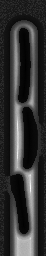
#> input picture presentation images/synth_00000_pmc_0.0655.png, 46 x 256 px, found by its file name
$ jupyter execute --allow-errors try_threshold_on_pc.ipynb   (shell and % lines are left out)
#> lines starting #> are read from the running program, lines starting #| are printed output that depends on the picture; after the words box and inside, x2 and y2 are one past the last pixel; in counts of white or black regions, pixels touching at a corner belong together
[cell 1]
from PIL import Image
import numpy as np
import matplotlib.pyplot as plt
import cv2 as cv
from skimage.util.shape import view_as_windows
from skimage.morphology import binary_erosion, binary_closing, binary_dilation

[cell 2]
hr = cv.imread("C:/Users/robho/OneDrive/Desktop/Uni_Work/Year_4/project2/superres/third_trial/omnipose_training/test/pmc_0.0728/convolutions/synth_00005_pmc_0.0728.tif",cv.IMREAD_GRAYSCALE)
lr = cv.imread("C:/Users/robho/OneDrive/Desktop/Uni_Work/Year_4/project2/superres/third_trial/omnipose_training/test/pmc_0.3276/convolutions/synth_00005_pmc_0.3276.tif",cv.IMREAD_GRAYSCALE)
ulr = cv.imread("C:/Users/robho/OneDrive/Desktop/Uni_Work/Year_4/project2/superres/third_trial/omnipose_training/test/pmc_0.3276_linear/synth_00005_pmc_0.3276.png",cv.IMREAD_GRAYSCALE)
srcnn = cv.imread("C:/Users/robho/OneDrive/Desktop/Uni_Work/Year_4/project2/superres/third_trial/omnipose_training/test/pmc_0.3276_linear_SR/synth_00005_pmc_0.3276.png",cv.IMREAD_GRAYSCALE)
rcan = cv.imread("C:/Users/robho/OneDrive/Desktop/Uni_Work/Year_4/project2/superres/third_trial/omnipose_training/test/pmc_0.3276_linear_RCAN/synth_00005_pmc_0.3276.png",cv.IMREAD_GRAYSCALE)

#> (a cell that did not finish here is left out)

[cell 4]
fig, axs = plt.subplots(1,5,figsize=[10,5])
#> (the rest of this cell did not finish here and is left out)

[cell 5]
img_path = "C:/Users/robho/OneDrive/Desktop/Uni_Work/Year_4/project2/superres/second_trial/SR_training/test/pmc_0.0655_cubic/synth_00000_pmc_0.0655.png"

[cell 6]
img = cv.imread(img_path, cv.IMREAD_GRAYSCALE)
#> img is the input picture: shape (256, 46); min 0, max 255, mean 50.3
# global thresholding
# ret1,th1 = cv.threshold(img,0,255,cv.THRESH_OTSU)
# Otsu's thresholding
ret2,th2 = cv.threshold(img,0,255,cv.THRESH_BINARY+cv.THRESH_OTSU)
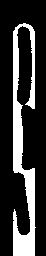
#> th2: shape (256, 46); 21.5% white; 1 white region, box (x1, y1, x2, y2) and area: (13, 23, 36, 256) 2526
#> ret2 = 80
ret1,th1 = cv.threshold(img,80,255,cv.THRESH_BINARY)


fig, axs = plt.subplots(2,3,figsize=[10,6],gridspec_kw={'width_ratios': [1, 1, 4]})
axs[0][0].imshow(img,'gray')
axs[0][1].imshow(th1,'gray')
axs[0][2].hist(img.ravel(),256,label="hist")
axs[0][2].hist([0]+[255]+[ret1]*350,256,color="red",label=f"threshold 1: {ret1}")
axs[0][2].legend()
axs[1][0].imshow(img,'gray')
axs[1][1].imshow(th2,'gray')
axs[1][2].hist(img.ravel(),256,label="hist")
axs[1][2].hist([0]+[255]+[80]*350,256,color="red",label=f"threshold 2: {ret2}")
axs[1][2].legend()
fig.tight_layout()
plt.show()
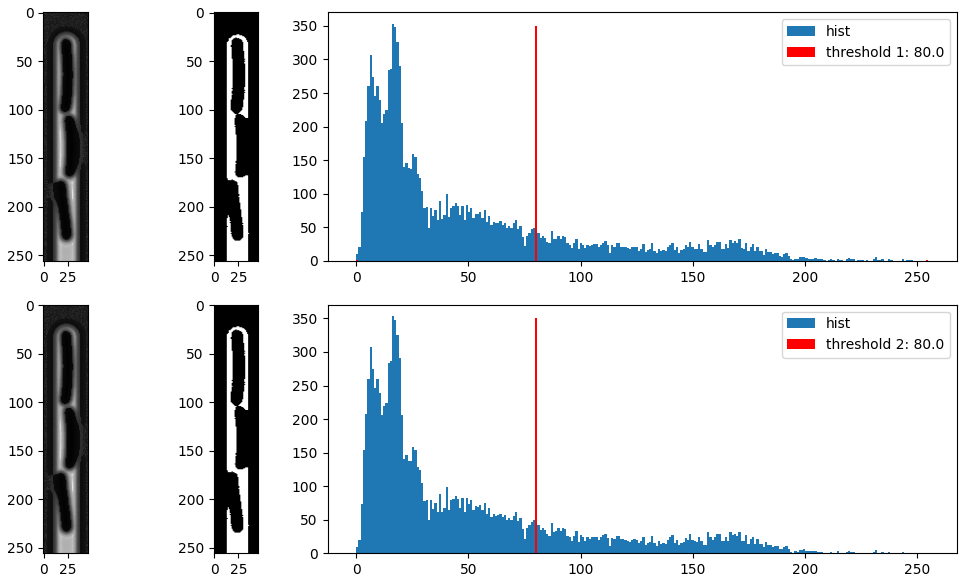
#> figure drawn by matplotlib, 6 panels; panel 3: tallest bar 353 high, from x = 15.94 to 16.93; panel 3: tallest bar 350 high, from x = 79.69 to 80.68; panel 6: tallest bar 353 high, from x = 15.94 to 16.93; panel 6: tallest bar 350 high, from x = 79.69 to 80.68

[cell 7]
img = cv.imread(img_path, cv.IMREAD_GRAYSCALE)
assert img is not None, "file could not be read, check with os.path.exists()"
# find normalized_histogram, and its cumulative distribution function
hist = cv.calcHist([img],[0],None,[256],[0,256])
#> hist = 256 values, max 353 at index 16, min 0 at index 210, mean 46
hist_norm = hist.ravel()/hist.sum()
#> hist_norm = 256 values, max 0.03 at index 16, min 0 at index 210, mean 0.00391
Q = hist_norm.cumsum()
#> Q = 256 values from 0.000849 to 1
bins = np.arange(256)
fn_min = np.inf
thresh = -1
fn_list_list = []
v_list = []
for i in range(1,256):
    fn_list = []
    for j in range(1,i+1):
        fn_list.append(-1)
    for j in range(i+1,256):
        p1,p2,p3 = np.hsplit(hist_norm,[i,j]) # probabilities
        q1,q2,q3 = Q[i],Q[j]-Q[i],Q[255]-Q[j] # cum sum of classes
        b1,b2,b3 = np.hsplit(bins,[i,j]) # weights
        # finding means and variances
        m1,m2,m3 =  0 if q1 == 0 else np.sum(p1*b1)/q1, 0 if q2 == 0 else np.sum(p2*b2)/q2, 0 if q3 == 0 else np.sum(p3*b3)/q3
        v1,v2,v3 = 0 if q1 == 0 else np.sum(((b1-m1)**2)*p1)/q1, 0 if q2 == 0 else np.sum(((b2-m2)**2)*p2)/q2, 0 if q3 == 0 else np.sum(((b3-m3)**2)*p3)/q3
        # v_list.append([v1,v2])
        # calculates the minimization function
        fn = v1*q1 + v2*q2 + v3*q3
        fn_list.append(fn)
        if fn < fn_min:
            fn_min = fn
            thresh1 = i
            thresh2 = j
    fn_list_list.append(fn_list)
#> after the loop, fn_list_list = 255 items; fn_min = 253; thresh1 = 46; thresh2 = 113

[cell 8]
fn_array = np.array(fn_list_list)
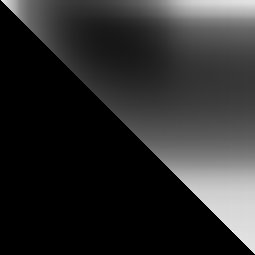
#> fn_array: shape (255, 255) float64; min -1, max 2797.7, mean 481.5; drawn with min black and max white

[cell 9]
fn_array[fn_array == -1] = np.max(fn_array)
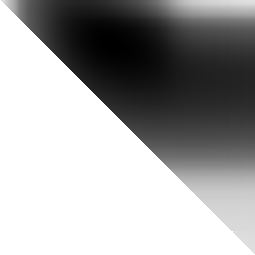
#> fn_array: shape (255, 255) float64; min 253, max 2797.7, mean 1886.3; drawn with min black and max white

[cell 10]
plt.pcolor(fn_array)
plt.ylabel("threshold1")
plt.xlabel("threshold2")
plt.colorbar()
plt.show()

[cell 11]
thresh1, thresh2 = 43, 111
# thresh1, thresh2 = 30, 100
img = cv.imread(img_path, cv.IMREAD_GRAYSCALE)
# global thresholding
# ret1,th1 = cv.threshold(img,0,255,cv.THRESH_OTSU)
# Otsu's thresholding
ret1,th1 = cv.threshold(img,thresh1,255,cv.THRESH_BINARY)
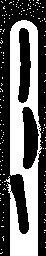
#> th1: shape (256, 46); 40.1% white; 155 white regions (154 under 20 px), largest, box (x1, y1, x2, y2) and area: (7, 20, 42, 256) 4503
#> ret1 = 43
ret2,th2 = cv.threshold(img,thresh2,255,cv.THRESH_BINARY_INV)
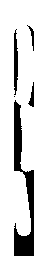
#> th2: shape (256, 46); 86.1% white; 5 black regions (1 under 20 px), largest, box (x1, y1, x2, y2) and area: (14, 100, 34, 256) 1304, (14, 29, 18, 95) 205, (28, 82, 34, 107) 73, (27, 25, 34, 51) 54
#> ret2 = 111
# th3 = np.logical_and(binary_dilation(binary_dilation(th1))*255==255,th2==255)
th3 = np.logical_and(th1==255,th2==255)
#> th3: shape (256, 46) bool; 26.2% white; 155 white regions (154 under 20 px), largest, box (x1, y1, x2, y2) and area: (7, 20, 42, 256) 2866

fig, axs = plt.subplots(1,4,figsize=[8,3],gridspec_kw={'width_ratios': [1,1,1,1]})
axs[0].imshow(img,'gray')
axs[0].set_title("original")
axs[1].imshow(th1,'gray')
axs[1].set_title("threshold 1")
axs[2].imshow(th2,'gray')
axs[2].set_title("threshold 2")
axs[3].imshow(th3,'gray')
axs[3].set_title("logical AND")
# axs[4].set_title("histogram of pixel intensities with thresholds")
# axs[4].hist(img.ravel(),256,label="hist")
# axs[4].hist([0]+[255]+[thresh1]*350,256,color="red",label=f"threshold 1: {thresh1}")
# axs[4].hist([0]+[255]+[thresh2]*350,256,color="purple",label=f"threshold 2: {thresh2}")
# axs[4].legend()
fig.tight_layout()
plt.savefig("C:/Users/robho/OneDrive/Desktop/Uni_Work/Year_4/project2/report_images/otsu_pc_fig.pdf")
plt.show()

[cell 12]
thresh1, thresh2 = 43, 111
# thresh1, thresh2 = 30, 100
img = cv.imread(img_path, cv.IMREAD_GRAYSCALE)
# global thresholding
# ret1,th1 = cv.threshold(img,0,255,cv.THRESH_OTSU)
# Otsu's thresholding
ret1,th1 = cv.threshold(img,thresh1,255,cv.THRESH_BINARY)
ret2,th2 = cv.threshold(img,thresh2,255,cv.THRESH_BINARY_INV)
th3 = np.logical_and(binary_dilation(binary_dilation(th1))*255==255,th2==255)
#> th3: shape (256, 46) bool; 53.8% white; 27 black regions (15 under 20 px), largest, box (x1, y1, x2, y2) and area: (0, 0, 46, 180) 1570, (14, 100, 34, 256) 1304, (24, 109, 37, 167) 489
# th3 = np.logical_and(th1==255,th2==255)

fig, axs = plt.subplots(1,4,figsize=[8,3],gridspec_kw={'width_ratios': [1,1,1,1]})
axs[0].imshow(img,'gray')
axs[0].set_title("original")
axs[1].imshow(binary_dilation(binary_dilation(th1))*255,'gray')
axs[1].set_title("th1 dilated")
axs[2].imshow(th2,'gray') # binary_erosion(binary_erosion(th2))*255
axs[2].set_title("threshold 2")
axs[3].imshow(binary_erosion(binary_erosion(th3)),'gray')
axs[3].set_title("AND eroded")
# axs[4].set_title("histogram of pixel intensities with thresholds")
# axs[4].hist(img.ravel(),256,label="hist")
# axs[4].hist([0]+[255]+[thresh1]*350,256,color="red",label=f"threshold 1: {thresh1}")
# axs[4].hist([0]+[255]+[thresh2]*350,256,color="purple",label=f"threshold 2: {thresh2}")
# axs[4].legend()
fig.tight_layout()
plt.savefig("C:/Users/robho/OneDrive/Desktop/Uni_Work/Year_4/project2/report_images/otsu_pc__morph_fig.pdf")
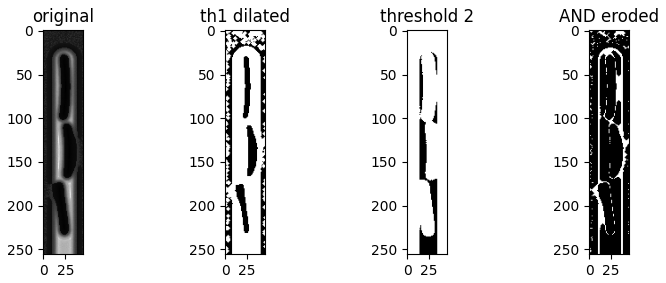
#> figure drawn by matplotlib, 4 panels
plt.show()

[cell 13]
np.mean(binary_dilation(binary_dilation(th1))*255)
#> Out = 172.7

[cell 14]
def adaptive(img_path,window_size,contrast_level):
#> called with window_size = 11, contrast_level = 6
    img = cv.imread(img_path, cv.IMREAD_GRAYSCALE)
    h,w = img.shape
#> h = 256; w = 46
    num_h = int(np.ceil(h/window_size))
#> num_h = 24
    num_w = int(np.ceil(w/window_size))
#> num_w = 5
    nh, nw = num_h*window_size, num_w*window_size
#> nh = 264; nw = 55
    padded_img = np.zeros([nh, nw])
    padded_img[nh-h:,:w] = img
    output_img = np.zeros([nh, nw])
    for i in range(num_h):
        for j in range(num_w):
            patch = padded_img[window_size*i:window_size*(i+1),window_size*j:window_size*(j+1)]
            Imin = np.min(patch)
            Imax = np.max(patch)
            if Imax - Imin < contrast_level:
                continue
            thresh = (Imax + Imin)/2
            output_patch = np.zeros([window_size, window_size])
            output_patch[patch >= thresh] = 255
            output_img[window_size*i:window_size*(i+1),window_size*j:window_size*(j+1)] = output_patch
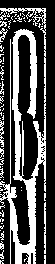
#> output_img: shape (264, 55) float64; 30.5% white; 75 white regions (66 under 20 px), largest, box (x1, y1, x2, y2) and area: (0, 8, 46, 264) 3768, (44, 202, 46, 254) 92, (0, 120, 4, 147) 60
    return output_img[nh-h:,:w]
#> returned value: shape (256, 46) float64; 37.6% white; 75 white regions (66 under 20 px), largest, box (x1, y1, x2, y2) and area: (0, 0, 46, 256) 3768, (44, 194, 46, 246) 92, (0, 112, 4, 139) 60

[cell 15]
plt.imshow(adaptive(img_path,11,6),"gray")
plt.colorbar()
plt.show()
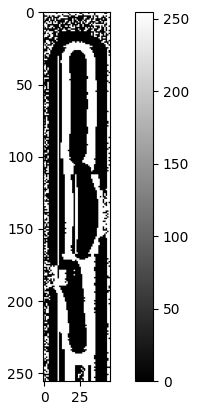
#> figure drawn by matplotlib, 2 panels

[cell 16]
img = cv.imread(img_path, cv.IMREAD_GRAYSCALE)
at1 = cv.adaptiveThreshold(img,255,cv.ADAPTIVE_THRESH_MEAN_C,cv.THRESH_BINARY,11,2)
#> at1: shape (256, 46); 41.9% white; 32 white regions (24 under 20 px), largest, box (x1, y1, x2, y2) and area: (0, 20, 46, 256) 3678, (0, 0, 46, 49) 540, (0, 48, 4, 172) 353
at2 = cv.adaptiveThreshold(img,255,cv.ADAPTIVE_THRESH_MEAN_C,cv.THRESH_BINARY,5,1)
#> at2: shape (256, 46); 51.8% white; black in thin lines or dots
at3 = cv.adaptiveThreshold(img,255,cv.ADAPTIVE_THRESH_MEAN_C,cv.THRESH_BINARY,15,6)
#> at3: shape (256, 46); 49.5% white; 8 white regions (5 under 20 px), largest, box (x1, y1, x2, y2) and area: (0, 0, 46, 256) 5615, (44, 161, 46, 256) 181, (31, 130, 33, 147) 25

fig, axs = plt.subplots(1,5,figsize=[12,3],gridspec_kw={'width_ratios': [1,1,1,1,4]})
axs[0].imshow(img,'gray')
axs[1].imshow(at1,'gray')
axs[2].imshow(at2,'gray')
axs[3].imshow(at3,'gray')
axs[4].hist(img.ravel(),256,label="hist")
# axs[4].hist([0]+[255]+[thresh1]*350,256,color="red",label=f"threshold 1: {thresh1}")
# axs[4].hist([0]+[255]+[thresh2]*350,256,color="purple",label=f"threshold 2: {thresh2}")
axs[4].legend()
fig.tight_layout()
plt.show()
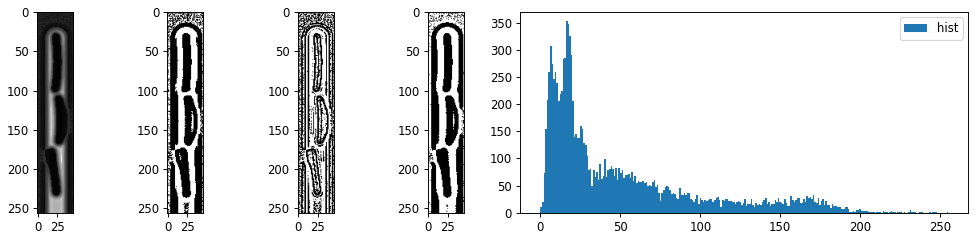
#> figure drawn by matplotlib, 5 panels; panel 5: tallest bar 353 high, from x = 15.94 to 16.93
